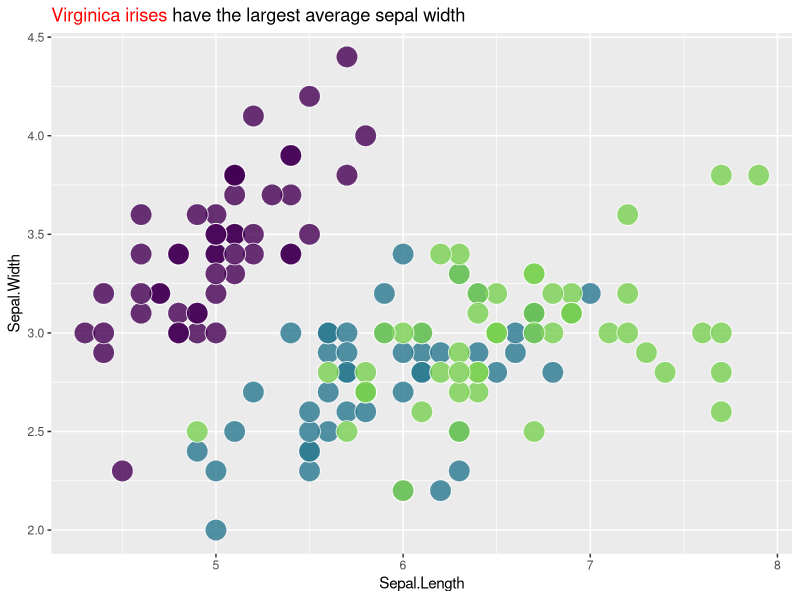
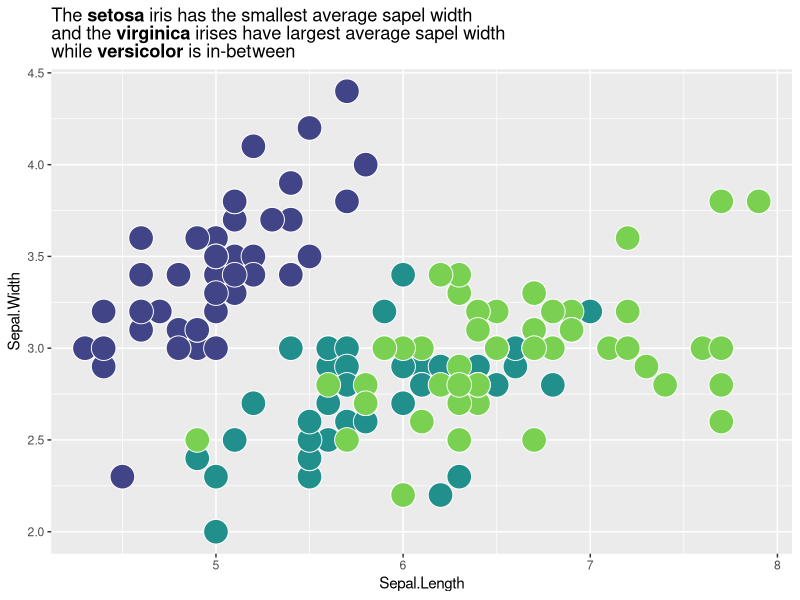
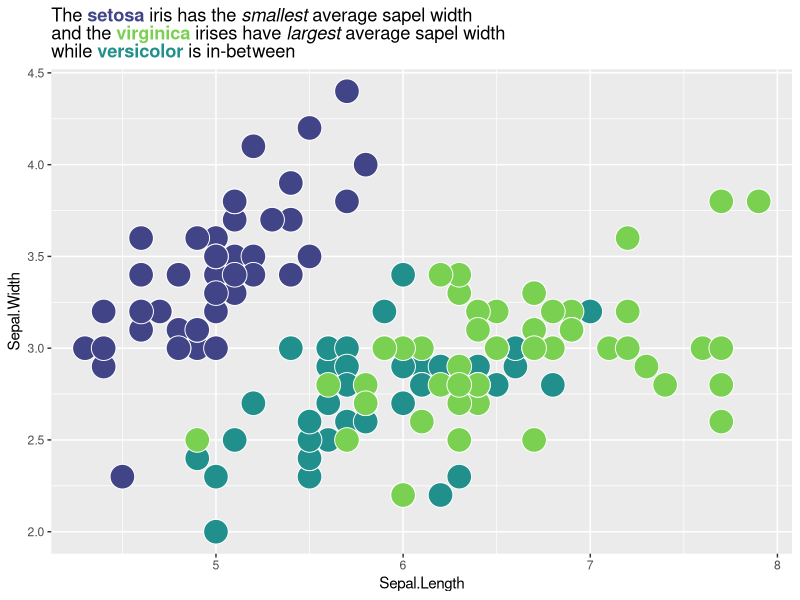
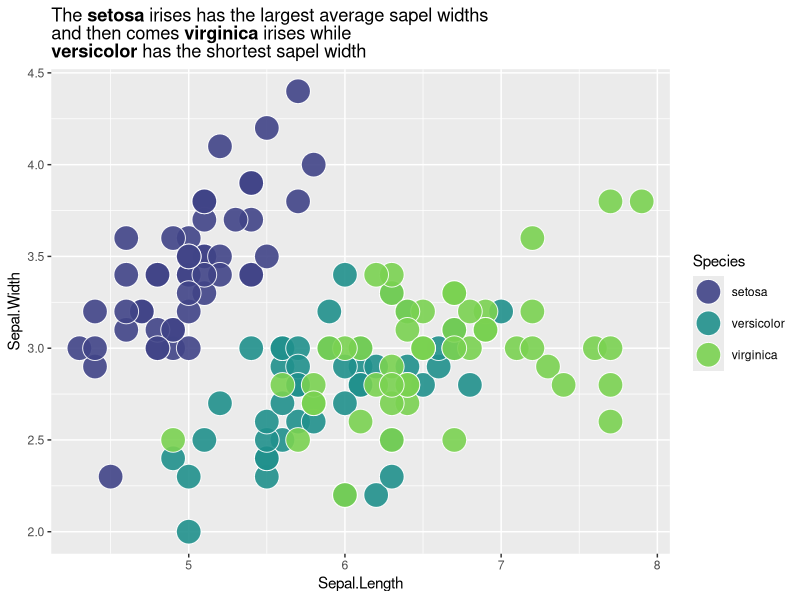
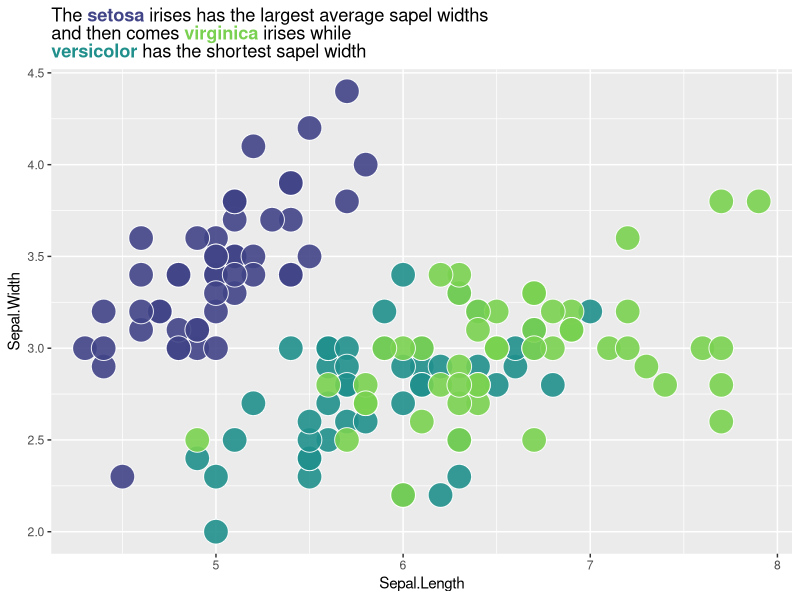

Write the R code that produced these figures, in order.
## ---- chunk 1
knitr::opts_chunk$set(echo = TRUE)
options(tidyverse.quiet = TRUE)
## ---- chunk 2
library(tidyverse)

iris  |>
 ggplot(aes(Sepal.Length, Sepal.Width,
             fill = Species)) +
  geom_point(show.legend = FALSE, size = 7, alpha = .8, shape = 21, color = "white") +
  scale_fill_viridis_d(end = .8) +
  # title color are manually added
  labs(title = "<span style = 'color: red;'>Virginica irises</span> have the largest average sepal width") +
  theme(plot.title = ggtext::element_markdown())
## ---- chunk 3
plot <- last_plot()

fill_values_df <- layer_data(plot) %>%  .[,c("fill", "group")] |> distinct()
## ---- chunk 4
fill_var_name <- plot$mapping$fill |> capture.output() %>% .[2] %>% str_extract("\\^.+") %>% str_remove("\\^")
## ---- chunk 5
fill_var <- plot$data %>% .[,fill_var_name] 
fill_var_df <- tibble(fill_var, group = as.numeric(fill_var)) %>% distinct()
## ---- chunk 6
left_join(fill_values_df, fill_var_df, by = join_by(group)) %>% 
  mutate(html_statements = paste0("<span style = 'color: ", fill, 
                         "'>", fill_var, "</span>") )

## ---- chunk 7

grab_fill_info <- function(plot){
  
fill_values_df <- layer_data(plot) %>%  .[,c("fill", "group")] |> distinct()
fill_var_name <- plot$mapping$fill |> capture.output() %>% .[2] %>% str_extract("\\^.+") %>% str_remove("\\^")
fill_var <- plot$data %>% .[,fill_var_name] 
fill_var_df <- tibble(fill_var, group = as.numeric(fill_var)) %>% distinct()


left_join(fill_values_df, fill_var_df, by = join_by(group)) %>% 
  mutate(html_statements = paste0("<span style = 'color: ", fill, 
                         "'>", fill_var, "</span></strong>") )
  
}
## ---- chunk 8
grab_fill_info(plot = plot)
## ---- chunk 9
fill_df <- grab_fill_info(plot)

for(i in 1:nrow(fill_df)){

  start <- "virginica have the largest average sapel width"
  
  start <- start |> str_replace(fill_df$fill_var[i] %>% as.character(), fill_df$html_statements[i])

start %>% print()
  
}
## ---- chunk 10
auto_color_html <- function(x, fill_df ){
  
 for(i in 1:nrow(fill_df)){

  x <- x |> str_replace(fill_df$fill_var[i] %>% as.character, fill_df$html_statements[i])
  
 }
  
  x
  
}
## ---- chunk 11
auto_color_html("The setosa iris is cool", grab_fill_info(plot))
## ---- chunk 12
iris |>
 ggplot(aes(Sepal.Length, Sepal.Width,
             fill = Species)) +
  geom_point(show.legend = FALSE, shape = 21, color = "white", size = 8) +
  scale_fill_viridis_d(end = .8, begin = .2) +
  labs(title = "The **setosa** iris has the smallest average sapel width<br>and the **virginica** irises have largest average sapel width<br>
       while **versicolor** is in-between") +
  theme(plot.title = ggtext::element_markdown())

q <- last_plot()

q_fill_df <- grab_fill_info(q)

colorful_title <- "The **setosa** iris has the *smallest* average sapel width<br>and the **virginica** irises have *largest* average sapel width<br> while **versicolor** is in-between" |> 
        auto_color_html(q_fill_df)

q + 
  labs(title = colorful_title)  #overwriting title
## ---- chunk 13
use_fill_scale_in_title_words <- function(plot){
  
  out <- plot
  plot_fill_df <- grab_fill_info(plot)
  
  out$labels$title <- out$labels$title |> 
        auto_color_html(plot_fill_df)

  return(out)
  
}
## ---- chunk 14
my_title <- "The **setosa** irises has the largest average sapel widths <br>and then comes **virginica** irises while<br>**versicolor** has the shortest sapel width"

iris |>
 ggplot() +
  aes(x = Sepal.Length, 
      y = Sepal.Width,
      fill = Species) +
  geom_point(shape = 21, 
             color = "white", size = 8, alpha = .9) +
  scale_fill_viridis_d(end = .8, begin = .2) +
  labs(title = my_title) +
  theme(plot.title = ggtext::element_markdown())

use_fill_scale_in_title_words(plot = last_plot()) + 
  guides(fill = "none")
